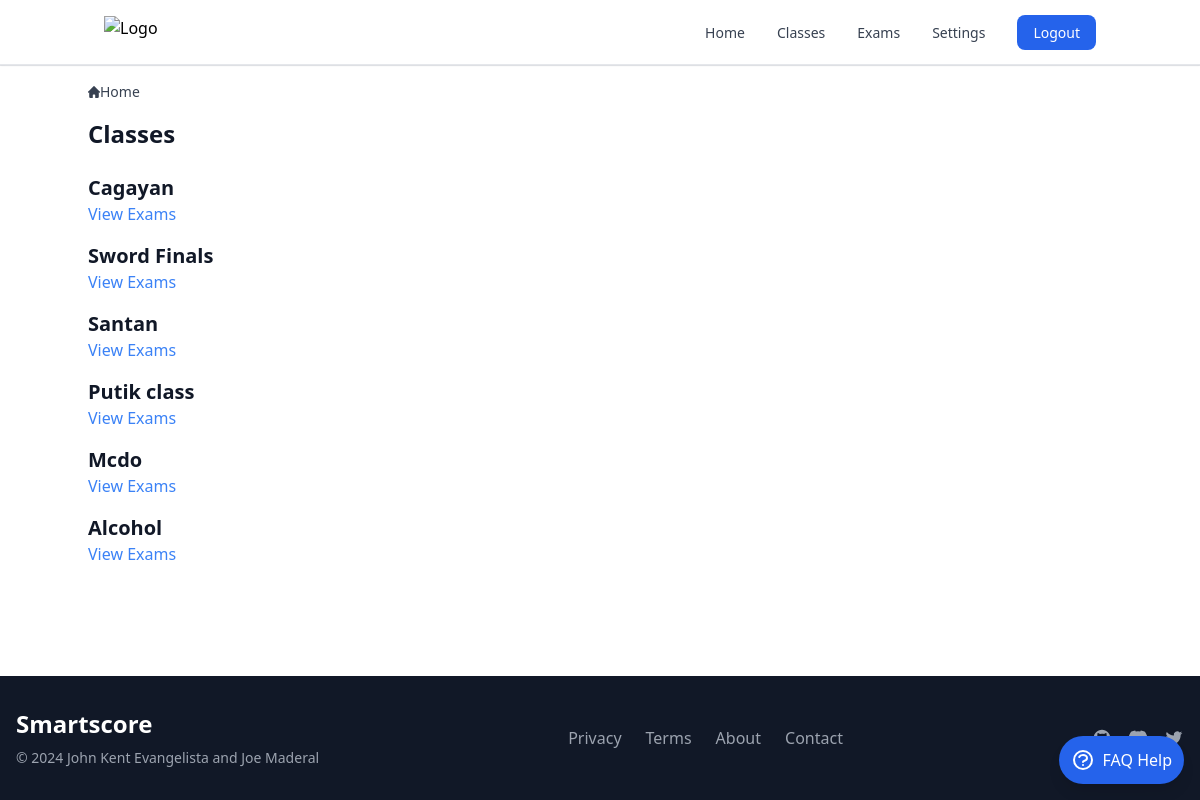
Before: /list_classes/ (signed in) with the older database file.
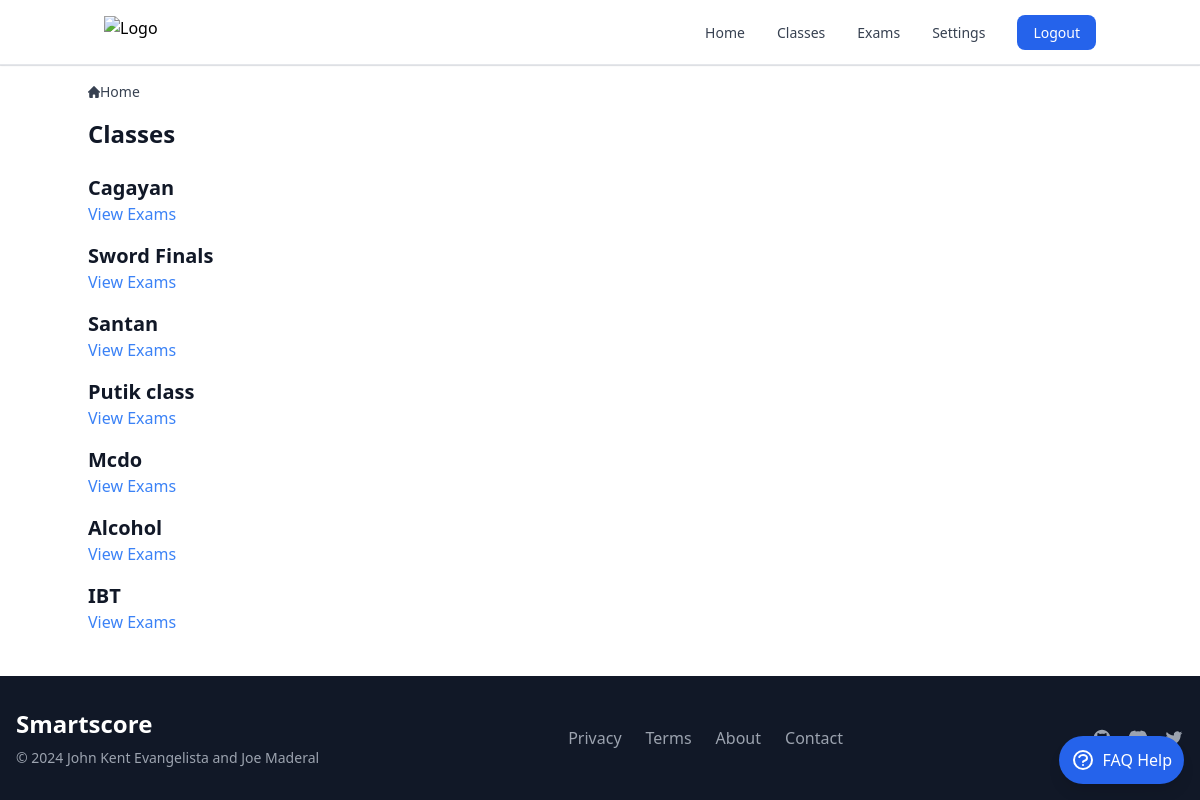
After: the same page with the newer database file.
### smartscoreapp/models.py (models this page shows, shortened)
class Class(models.Model):
    name = models.CharField(max_length=100)
    description = models.TextField(blank=True)
    user = models.ForeignKey(settings.AUTH_USER_MODEL, on_delete=models.CASCADE)

### smartscoreapp/views.py (the view)
# urls.py: path('list_classes/', list_classes_view, name='list_classes'),
@login_required
def list_classes_view(request):
    classes = Class.objects.filter(user=request.user)
    return render(request, 'list_classes.html', {'classes': classes})

### templates/classes/list_classes.html (shortened to what this page needs)
{% extends "base.html" %}
{% block content %}
<nav class="flex mb-4" aria-label="Breadcrumb">
  <ol class="inline-flex items-center space-x-1 md:space-x-2 rtl:space-x-reverse">
    <li class="inline-flex items-center">
      <a href="{% url 'index' %}" class="inline-flex items-center text-sm font-medium text-gray-700 hover:text-blue-600 dark:text-gray-400 dark:hover:text-white">
        Home
      </a>
    </li>
  </ol>
</nav>
<h1 class="text-2xl font-semibold text-gray-900 dark:text-white mb-6">Classes</h1>
{% for class in classes %}
  <div class="mb-4">
    <h2 class="text-xl font-semibold text-gray-900 dark:text-white">{{ class.name }}</h2>
    <a href="{% url 'class_exams' class.id %}" class="text-blue-500 hover:underline">View Exams</a>
  </div>
{% endfor %}
{% endblock %}

Changed rows visible on the page:
added Class: name "IBT"
